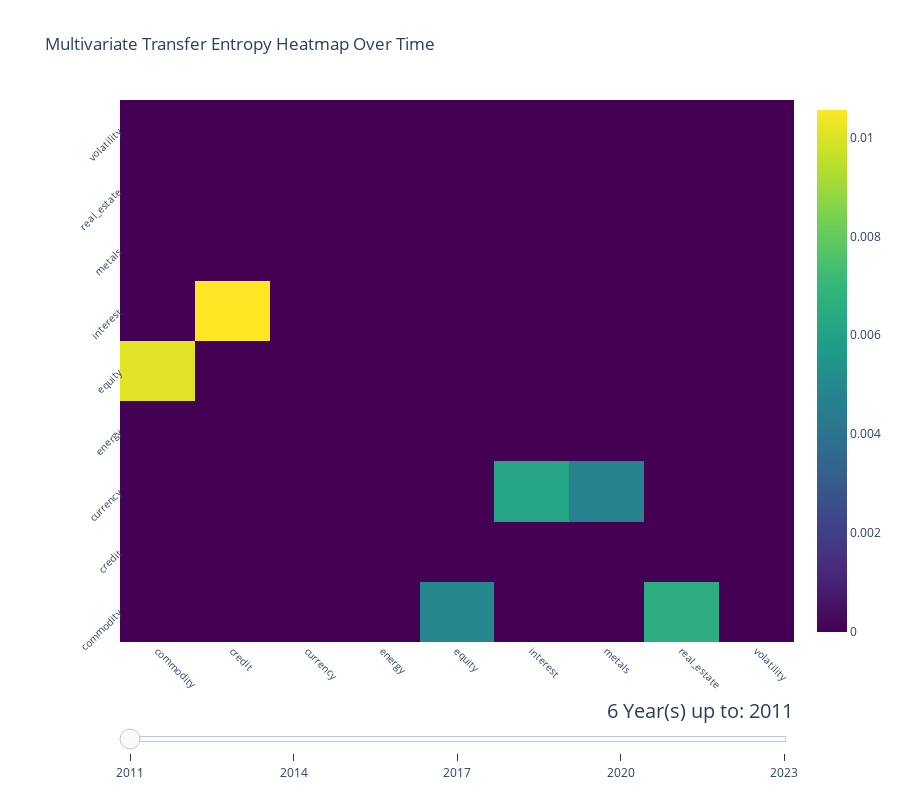

This figure's notebook cell:
### Code cell
create_measure_heatmap(te_matrix_3d, 
                        pca_asset_classes.columns, 
                        endpoints, 
                        window_len=6,
                        measure_name="Multivariate Transfer Entropy")

### Figure 1 — Plotly figure (JSON) as saved in the notebook; plotly's stock layout.template omitted (floating-point values rounded to 4 significant figures)
{"data": [{"colorscale": [[0, "#440154"], [0.1111, "#482878"], [0.2222, "#3e4989"], [0.3333, "#31688e"], [0.4444, "#26828e"], [0.5556, "#1f9e89"], [0.6667, "#35b779"], [0.7778, "#6ece58"], [0.8889, "#b5de2b"], [1, "#fde725"]], "hoverongaps": false, "showscale": true, "type": "heatmap", "x": ["commodity", "credit", "currency", "energy", "equity", "interest", "metals", "real_estate", "volatility"], "y": ["commodity", "credit", "currency", "energy", "equity", "interest", "metals", "real_estate", "volatility"], "z": [[0.0, 0.0, 0.0, 0.0, 0.004868, 0.0, 0.0, 0.006542, 0.0], [0.0, 0.0, 0.0, 0.0, 0.0, 0.0, 0.0, 0.0, 0.0], [0.0, 0.0, 0.0, 0.0, 0.0, 0.006173, 0.004722, 0.0, 0.0], [0.0, 0.0, 0.0, 0.0, 0.0, 0.0, 0.0, 0.0, 0.0], [0.01009, 0.0, 0.0, 0.0, 0.0, 0.0, 0.0, 0.0, 0.0], [0.0, 0.01055, 0.0, 0.0, 0.0, 0.0, 0.0, 0.0, 0.0], [0.0, 0.0, 0.0, 0.0, 0.0, 0.0, 0.0, 0.0, 0.0], [0.0, 0.0, 0.0, 0.0, 0.0, 0.0, 0.0, 0.0, 0.0], [0.0, 0.0, 0.0, 0.0, 0.0, 0.0, 0.0, 0.0, 0.0]]}], "layout": {"height": 800, "margin": {"l": 120}, "sliders": [{"active": 0, "currentvalue": {"font": {"size": 20}, "prefix": "6 Year(s) up to: ", "xanchor": "right"}, "pad": {"b": 10, "t": 50}, "steps": [{"args": [["Window 0"], {"frame": {"duration": 0}, "mode": "immediate"}], "label": "2011", "method": "animate"}, {"args": [["Window 1"], {"frame": {"duration": 0}, "mode": "immediate"}], "label": "2014", "method": "animate"}, {"args": [["Window 2"], {"frame": {"duration": 0}, "mode": "immediate"}], "label": "2017", "method": "animate"}, {"args": [["Window 3"], {"frame": {"duration": 0}, "mode": "immediate"}], "label": "2020", "method": "animate"}, {"args": [["Window 4"], {"frame": {"duration": 0}, "mode": "immediate"}], "label": "2023", "method": "animate"}]}], "title": {"text": "Multivariate Transfer Entropy Heatmap Over Time"}, "xaxis": {"tickangle": 45, "tickfont": {"size": 10}}, "yaxis": {"tickangle": -45, "tickfont": {"size": 10}}}}
